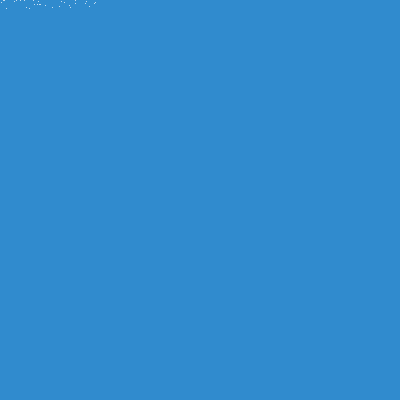
Frame 1 (no input)
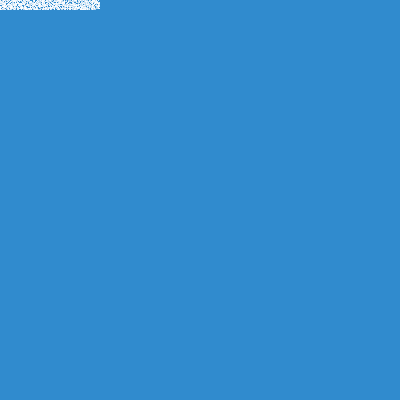
Frame 60 (the mouse pressed at the canvas centre just before this capture)
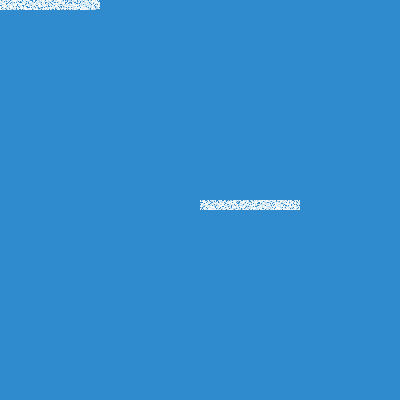
Frame 120 (the mouse held since frame 60 and released just before this capture)

The Processing sketch that drew these frames (run headless with seeded random() and noise(); from frame 60 on, the mouse is pressed at the canvas centre):

// Processing sketch: processing_110011
// ── processing_110011.pde

void setup(){
  size(400, 400);
  background(48,139,206);
  stroke(255);
}

void draw(){
  
  for(int i=0; i<30; i++){
    point(mouseX + random(100), mouseY + random(10));
  }
}
